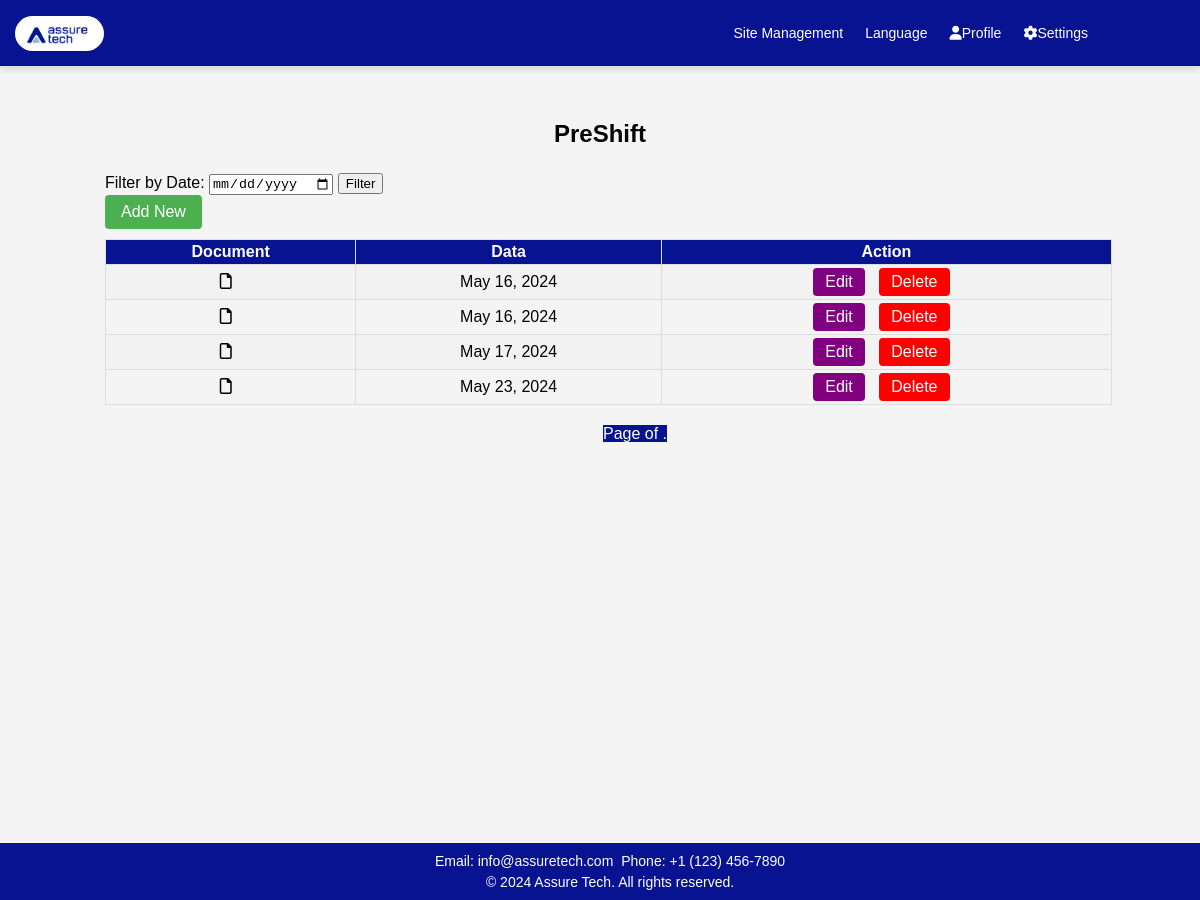
The app's page /preshift/ with its own data.
### app1/models.py (models this page shows)
class PreShift(models.Model):
    document = models.FileField(upload_to='preshift/')
    date = models.DateField(auto_now_add=True)

### app1/views.py (the view)
# urls.py: path('preshift/',views.preshift,name='preshift'),
def preshift(request):
    documents = PreShift.objects.all()
    return render(request,'app1/preshift.html',{'documents' : documents})

### app1/templates/app1/preshift.html (shortened to what this page needs)
<!DOCTYPE html>
<html lang="en">
<head>
    <link rel="stylesheet" href="https://cdnjs.cloudflare.com/ajax/libs/font-awesome/5.15.3/css/all.min.css">
    <link rel="stylesheet" href="https://cdnjs.cloudflare.com/ajax/libs/font-awesome/6.0.0/css/all.min.css">
    {% load static %}
</head>
<body>
    <header>
        <a class="logo" href="#"><img src="{% static 'app1/images/logo.jpg' %}" alt="Logo"></a>
        <nav class="nav">
            <div class="dropdown">
                <a href="{% url 'sites' %}">Site Management</a>
            </div>
            <div class="dropdown">
                <a href="#" class="dropbtn">Language</a>
            </div>
            <div class="dropdown">
                <a href="#" class="dropbtn"><i class="fas fa-user"></i>Profile</a>
            </div>
            <div class="dropdown">
                <a href="#" class="dropbtn"><i class="fas fa-cog"></i>Settings</a>
            </div>
        </nav>
    </header>
    <h2>PreShift</h2>
    <div class="main-container">
        <div class="main-content">
            <form method="GET" action="{% url 'filter_preshift' %}">
                <label for="selected_date">Filter by Date:</label>
                <input type="date" id="selected_date" name="selected_date">
                <button type="submit">Filter</button>
            </form>
            <a href="{% url 'add_preshift' %}" class="add-new-button">Add New</a>
            <table>
                <tr>
                    <th>Document</th>
                    <th>Data</th>
                    <th>Action</th>
                </tr>
                {% for document in documents %}
                <tr>
                    <td>
                        {% if document.document %}
                            {% with file_extension=document.document.name|lower|slice:"-4:" %}
                                <a href="{{ document.document.url }}" target="_blank">
                                    <i class="file-icon {% if file_extension == '.pdf' %}far fa-file-pdf
                                                    {% elif file_extension == '.doc' or file_extension == '.docx' %}far fa-file-word
                                                    {% elif file_extension == '.xls' or file_extension == '.xlsx' %}far fa-file-excel
                                                    {% elif file_extension == '.ppt' or file_extension == '.pptx' %}far fa-file-powerpoint
                                                    {% else %}far fa-file
                                                {% endif %}"></i>
                                </a>
                            {% endwith %}
                        {% else %}
                            N/A
                        {% endif %}
                    </td>
                    <td>{{ document.date }}</td>
                    <td>
                        <a href="{% url 'edit_preshift' pk=document.pk %}" class="view1">Edit</a>
                        <a href="{% url 'delete_preshift' pk=document.pk %}" class="view2">Delete</a>
                    </td>
                </tr>
                {% endfor %}
            </table>
        <div class="pagination">
            <span class="step-links">
                <span class="current">
                    Page {{ assets.number }} of {{ assets.paginator.num_pages }}.
                </span>
            </span>
        </div>
    </div>
    </div>
    <footer>
        <p>Email: info@assuretech.com</p>
        <p>Phone: +1 (123) 456-7890</p>
        <div class="footer-bottom">
            <p>&copy; 2024 Assure Tech. All rights reserved.</p>
        </div>
    </footer>
</body>
</html>

### app1/templates/app1/preshift.html (style rules this page uses)
body { font-family: 'Verdana', sans-serif; width: 100%; margin: 0; padding-top: 10vh; background: #f4f4f4; box-sizing: border-box; height: 900px; }
header { background-color: #071390; color: white; text-align: center; padding: 15px 0; position: fixed; top: 0; width: 100%; z-index: 1000; display: flex; justify-content: space-between; align-items: center; box-shadow: 0px 4px 6px rgba(0, 0, 0, 0.1); }
.nav a { color: white; padding: 10px 10px; font-size: 14px; text-decoration: none; display: inline-block; margin-right: 2px; transition: color 0.3s ease; }
.nav { display: flex; align-items: center; margin-right: 100px; }
.logo img { max-height: 35px; margin-left: 15px; float: left; border-radius: 20px; }
.dropdown { display: inline-block; position: relative; text-align: center; }
footer { position: fixed; bottom: 0; width: 100%; background-color: #071390; color: white; text-align: center; padding: 10px; z-index: 1000; font-size: 14px; }
footer h4, footer p { white-space: nowrap; margin: 0; padding: 2px; display: inline; }
.footer-bottom { white-space: nowrap; padding-top: 5px; }
.footer-bottom p { margin: 0; }
.main-container { display: flex; }
.main-content { margin-left: 100px; padding: 5px; width: 130%; margin-right: 30px; }
table { width: 95%; border-collapse: collapse; margin-top: 10px; }
th, td { border: 1px solid #ddd; padding: 3px; text-align: center; }
th { background-color: #071390; color: white; text-align: center; }
tr:nth-child(even) { background-color: #f2f2f2; }
.add-new-button { display: inline-block; padding: 8px 16px; background-color: #4CAF50; color: white; text-decoration: none; border-radius: 4px; }
td a { display: inline-block; margin-right: 10px; padding: 5px 12px; text-decoration: none; border-radius: 4px; color: white; }
td a.view1 { background-color: purple; }
td a.view2 { background-color: red; }
.pagination { display: flex; justify-content: center; margin-top: 20px; flex-wrap: wrap; }
.pagination .current { background-color: #071390; color: white; margin: 5px; }
h2 { text-align: center; margin-top: 40px; }
.file-icon { color : black }

### records on screen
PreShift: date "May 16, 2024"
PreShift: date "May 16, 2024"
PreShift: date "May 17, 2024"
PreShift: date "May 23, 2024"
